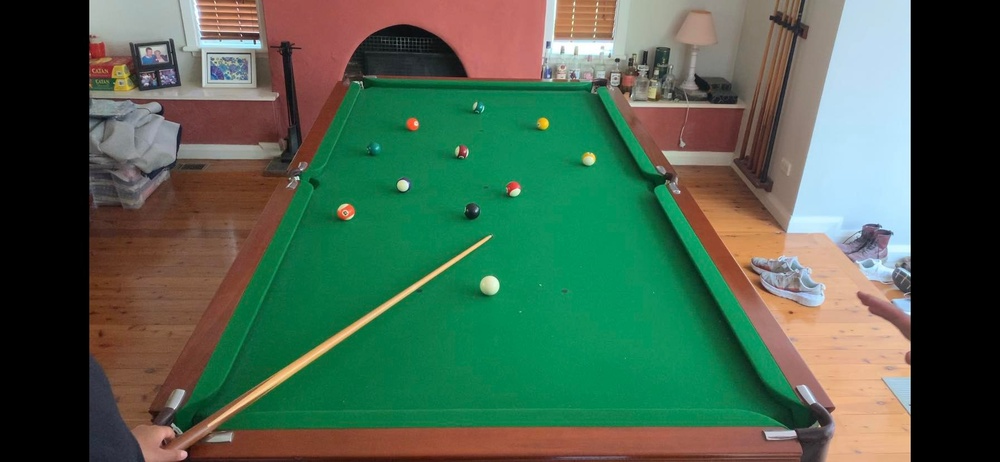
#> input picture pool_table_image.jpg, 1000 x 462 px, shrunk from 1792 x 828 before the run, found by its file name
$ python color_segmentation.py
#> lines starting #> are read from the running program, lines starting #| are printed output that depends on the picture; after the words box and inside, x2 and y2 are one past the last pixel; in counts of white or black regions, pixels touching at a corner belong together
import cv2
import numpy as np

img = cv2.imread("C:\\Users\\nickf\\OneDrive\\Bureau\\pool_table\\pool_table_image.jpg")
#> img is the input picture: shape (462, 1000, 3); mean B, G, R 78.4, 98.6, 74.3

# It converts the BGR color space of image to HSV color space
hsv = cv2.cvtColor(img, cv2.COLOR_BGR2HSV)
#> hsv: shape (462, 1000, 3); mean H, S, V 44.6, 122.3, 115.6

# Threshold of green in HSV space
lower_green = np.array([40, 40, 40])
upper_green = np.array([70, 255, 255])

# preparing the mask to overlay
mask = cv2.inRange(hsv, lower_green, upper_green)
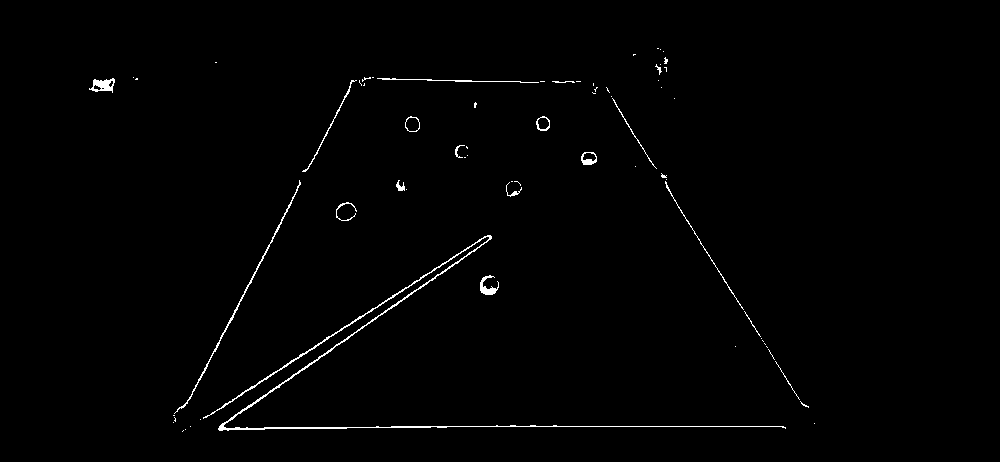
#> mask: shape (462, 1000); 0.93% white in thin lines or dots, all inside (x1, y1, x2, y2) = (89, 48, 815, 432)

# The black region in the mask has the value of 0,
# so when multiplied with original image removes all non-blue regions
result = cv2.bitwise_and(img, img, mask = mask)
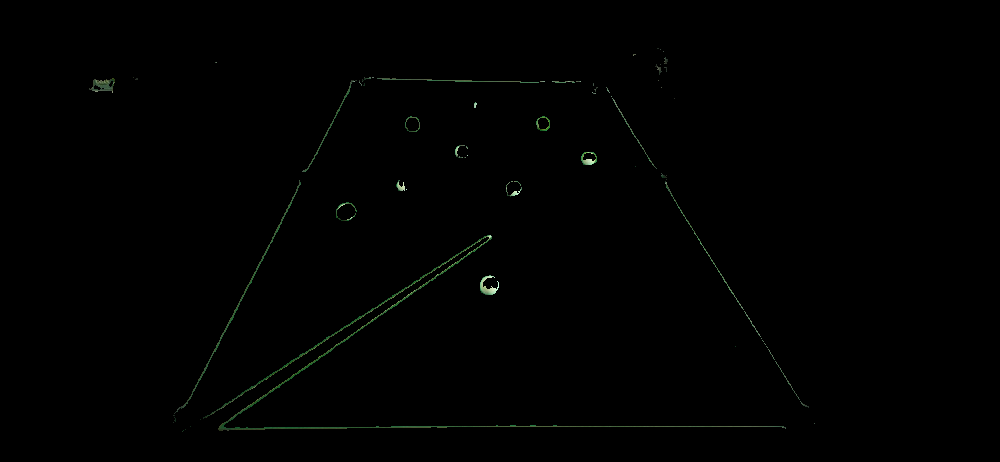
#> result: shape (462, 1000, 3); mean B, G, R 0.6, 1, 0.6

cv2.imshow('frame', img)
cv2.imshow('mask', mask)
cv2.imshow('result', result)

cv2.waitKey(0)

cv2.destroyAllWindows()
